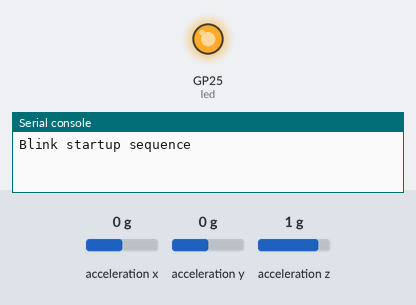
Bench run of a program on a simulated Raspberry Pi Pico running MicroPython. Shown: output pins drawn as LEDs (lit = HIGH), the last lines printed to the serial console. The inputs (shaded band) are chosen by the test bench; at power-on: acceleration x 0 g, acceleration y 0 g, acceleration z 1 g. Files the program writes start out absent; library files of the repository ran but are not shown: MPU6050.py. At 14.3 s the program stops and its outputs stay as they are.

Above: at 0.1 s.
At 14.3 s:
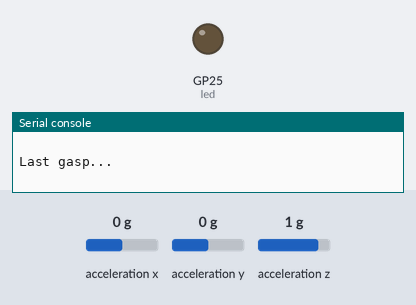
Timing chart, 0 to 15.8 s (numbered marks = the images above):
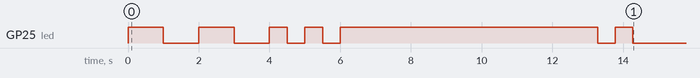

The program:

MicroShaker.py
```python
# DataLogger for Shaking Stick Syndrome
# February 2024, NJIT BIOL150 Living in a Variable Universe
# Logs 2500 samples at approximately 250 Hz sample rate
# Saves to CSV, sequentially in data#.csv where # is 0-7
#
import machine
import utime
import MPU6050
import uos
import sys

# This allows us to control the Pico W LED
led = machine.Pin("LED", machine.Pin.OUT)

# Set up the I2C interface for the Accelerometer
i2c = machine.I2C(1, sda=machine.Pin(14), scl=machine.Pin(15))
# Set up the MPU6050 class
mpu = MPU6050.MPU6050(i2c)

# This function counts the number of csv files in the root directory
def countCSVfiles():
    filelist = uos.listdir("/")
    csv_files = [file for file in filelist if file.endswith(".csv")]
    return len(csv_files)

# Get the number of CSV files in the root directory
# If there are more than 8 files, our Pico will be full - so let the user know
numCSVfiles = countCSVfiles()

if numCSVfiles > 8:
    print('Too many files on device')
    for _ in range(100):
        led.on()
        utime.sleep_ms(50)
        led.off()
        utime.sleep_ms(100)
    sys.exit()
else:
    filename = "data{}.csv".format(numCSVfiles + 1)

# wake up the MPU6050 from sleep
mpu.wake()

print('Blink startup sequence')
for _ in range(2):
    led.on()
    utime.sleep_ms(1000)
    led.off()
    utime.sleep_ms(1000)
for _ in range(2):
    led.on()
    utime.sleep_ms(500)
    led.off()
    utime.sleep_ms(500)

# LED is on during the sample period
led.on()

# Open the data file for append and write header
d = open(filename, "a")
d.write("T, X, Y, Z \n")
runtime = 0

print("Starting data collection... \n")
# Collect the acceleration data
numCycles = 2500
while numCycles > 0:
#    d.write("%i" % utime.time_ns() + ", %.2f, %.2f, %.2f \n" % (mpu.readacceldata()))
    d.write("%i" % utime.ticks_ms() + ",\t %.2f,\t %.2f,\t %.2f \n" % (mpu.readacceldata()))
    utime.sleep_ms(2)
    numCycles = numCycles - 1

print("Data collection complete. \n")
led.off()
utime.sleep_ms(500)
print("Last gasp... \n")
led.on()
utime.sleep_ms(500)
led.off()

d.flush()
d.close()
```

Measured:
- by itself, GP25 (led): LOW → HIGH at 0.00 s, → LOW 1.0 s later, → HIGH 1.0 s later, → LOW 1.0 s later, … (12 changes in this stretch)
